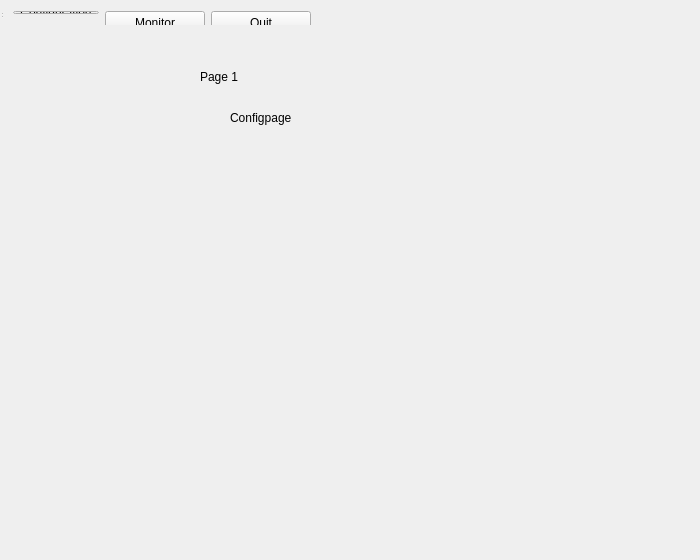
<?xml version="1.0" encoding="UTF-8"?>
<ui version="4.0">
 <class>frontend</class>
 <widget class="QWidget" name="frontend">
  <property name="geometry">
   <rect>
    <x>0</x>
    <y>0</y>
    <width>700</width>
    <height>560</height>
   </rect>
  </property>
  <property name="sizePolicy">
   <sizepolicy hsizetype="Maximum" vsizetype="Maximum">
    <horstretch>0</horstretch>
    <verstretch>0</verstretch>
   </sizepolicy>
  </property>
  <property name="minimumSize">
   <size>
    <width>330</width>
    <height>30</height>
   </size>
  </property>
  <property name="maximumSize">
   <size>
    <width>1920</width>
    <height>1080</height>
   </size>
  </property>
  <property name="baseSize">
   <size>
    <width>0</width>
    <height>0</height>
   </size>
  </property>
  <property name="windowTitle">
   <string>smbtamonitor</string>
  </property>
  <widget class="QWidget" name="centralWidget" native="true">
   <property name="geometry">
    <rect>
     <x>0</x>
     <y>0</y>
     <width>721</width>
     <height>581</height>
    </rect>
   </property>
   <widget class="QStackedWidget" name="stackedView">
    <property name="geometry">
     <rect>
      <x>0</x>
      <y>30</y>
      <width>721</width>
      <height>551</height>
     </rect>
    </property>
    <property name="sizePolicy">
     <sizepolicy hsizetype="Maximum" vsizetype="Maximum">
      <horstretch>0</horstretch>
      <verstretch>0</verstretch>
     </sizepolicy>
    </property>
    <property name="currentIndex">
     <number>1</number>
    </property>
    <widget class="QWidget" name="page0"/>
    <widget class="QWidget" name="page1">
     <widget class="QLabel" name="label_2">
      <property name="geometry">
       <rect>
        <x>200</x>
        <y>40</y>
        <width>52</width>
        <height>14</height>
       </rect>
      </property>
      <property name="text">
       <string>Page 1</string>
      </property>
     </widget>
     <widget class="QLabel" name="configwidgetlabel">
      <property name="geometry">
       <rect>
        <x>230</x>
        <y>80</y>
        <width>111</width>
        <height>16</height>
       </rect>
      </property>
      <property name="text">
       <string>Configpage</string>
      </property>
     </widget>
    </widget>
    <widget class="QWidget" name="page2">
     <widget class="QLabel" name="label_3">
      <property name="geometry">
       <rect>
        <x>160</x>
        <y>50</y>
        <width>52</width>
        <height>14</height>
       </rect>
      </property>
      <property name="text">
       <string>Page 2</string>
      </property>
     </widget>
     <widget class="QLabel" name="monitorwidgetlabel">
      <property name="geometry">
       <rect>
        <x>200</x>
        <y>110</y>
        <width>131</width>
        <height>16</height>
       </rect>
      </property>
      <property name="text">
       <string>Monitorwidget</string>
      </property>
     </widget>
    </widget>
   </widget>
   <widget class="QWidget" name="layoutWidget">
    <property name="geometry">
     <rect>
      <x>2</x>
      <y>0</y>
      <width>320</width>
      <height>25</height>
     </rect>
    </property>
    <layout class="QHBoxLayout" name="horizontalLayout">
     <item>
      <widget class="QPushButton" name="configbutton">
       <property name="text">
        <string>Configuration</string>
       </property>
      </widget>
     </item>
     <item>
      <widget class="QPushButton" name="monitorbutton">
       <property name="minimumSize">
        <size>
         <width>100</width>
         <height>23</height>
        </size>
       </property>
       <property name="maximumSize">
        <size>
         <width>100</width>
         <height>23</height>
        </size>
       </property>
       <property name="text">
        <string>Monitor</string>
       </property>
      </widget>
     </item>
     <item>
      <widget class="QPushButton" name="quitbutton">
       <property name="minimumSize">
        <size>
         <width>100</width>
         <height>23</height>
        </size>
       </property>
       <property name="maximumSize">
        <size>
         <width>100</width>
         <height>23</height>
        </size>
       </property>
       <property name="text">
        <string>Quit</string>
       </property>
      </widget>
     </item>
    </layout>
   </widget>
  </widget>
  <widget class="QToolBar" name="mainToolBar">
   <property name="geometry">
    <rect>
     <x>0</x>
     <y>0</y>
     <width>0</width>
     <height>6</height>
    </rect>
   </property>
  </widget>
  <widget class="QStatusBar" name="statusBar">
   <property name="geometry">
    <rect>
     <x>0</x>
     <y>0</y>
     <width>3</width>
     <height>19</height>
    </rect>
   </property>
  </widget>
 </widget>
 <layoutdefault spacing="6" margin="11"/>
 <resources/>
 <connections>
  <connection>
   <sender>quitbutton</sender>
   <signal>clicked()</signal>
   <receiver>frontend</receiver>
   <slot>close()</slot>
   <hints>
    <hint type="sourcelabel">
     <x>40</x>
     <y>115</y>
    </hint>
    <hint type="destinationlabel">
     <x>77</x>
     <y>109</y>
    </hint>
   </hints>
  </connection>
 </connections>
</ui>
